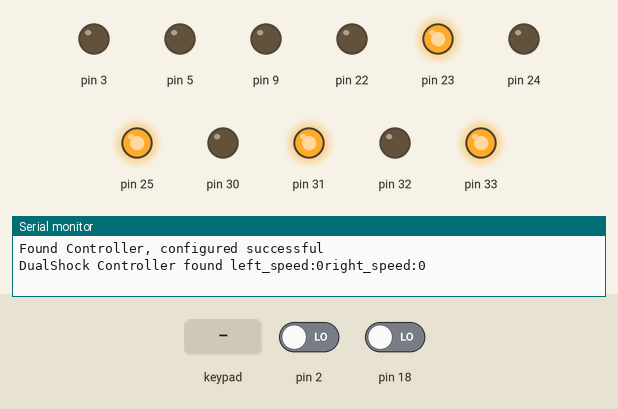
Bench run of a sketch on a simulated Arduino Mega 2560, built with avr-gcc and run on an emulated ATmega2560. Shown: output pins drawn as LEDs (lit = HIGH), the last lines printed to the serial monitor. The inputs (shaded band) are chosen by the test bench; at power-on: pin 2 LOW, pin 18 LOW. Pins used as bus, display or sensor lines are not drawn.

Above: at 1.5 s.
1.6 s: key 'U' pressed
At 1.81 s:
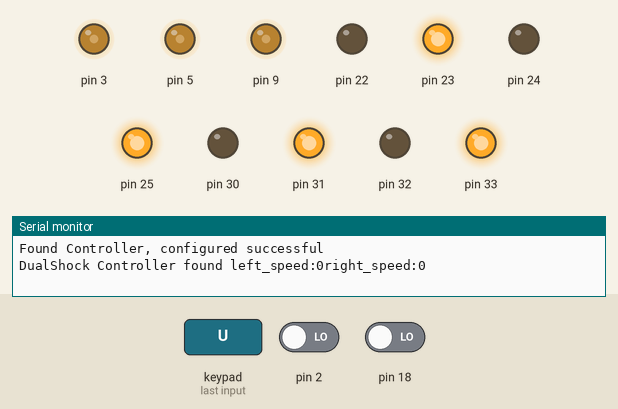
3.5 s: key 'D' pressed
At 3.73 s:
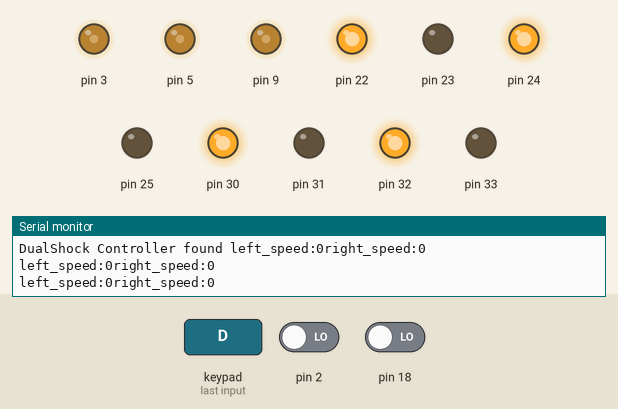
5.4 s: key 'L' pressed
At 5.64 s:
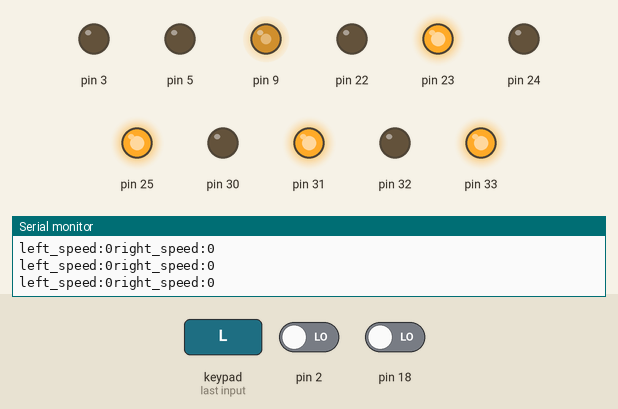
7.3 s: key 'R' pressed
At 7.51 s:
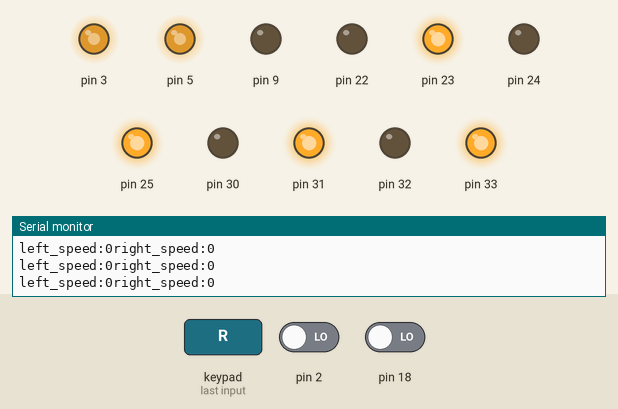
Timing chart, 0 to 10.2 s (numbered marks = the images above; inputs shaded):
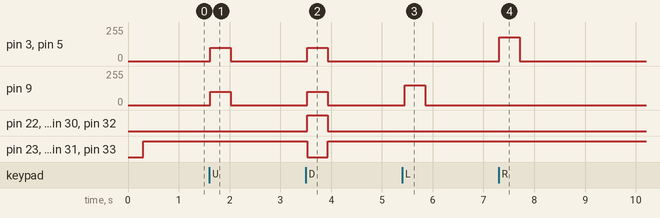

Measured:
- after the input at 1.6 s, pin 3, pin 5, pin 9: 0/255 → 100/255 at once, → 0/255 0.40 s later
- after the input at 3.5 s, pin 3, pin 5, pin 9: 0/255 → 100/255 at once, → 0/255 0.40 s later; pin 22, pin 24, pin 30, pin 32: LOW → HIGH at once, → LOW 0.40 s later; pin 23, pin 25, pin 31, pin 33: HIGH → LOW at once, → HIGH 0.40 s later
- after the input at 5.4 s, pin 9: 0/255 → 150/255 after 0.05 s, → 0/255 0.40 s later
- after the input at 7.3 s, pin 3, pin 5: 0/255 → 180/255 at once, → 0/255 0.40 s later

The sketch:

motor.ino
```cpp
#include "define.h"
#include <Timer.h>
#include <PS2X_lib.h>
#include <SPI.h>
#include <Mirf.h>
#include <nRF24L01.h>
#include <MirfHardwareSpiDriver.h>
Timer t;
PS2X ps2x; // create PS2 Controller Class
int error = 0;
byte type = 0;
byte vibrate = 0;
void init_data()
{
    last_left_counter = 0;
    left_counter = 0;
    last_right_counter = 0;
    right_counter = 0;
}
void report_speed(unsigned char left_speed,unsigned char right_speed)
{

    unsigned char length;
    unsigned char check_sum;
    check_sum = 0;

    while(handle_request==1)
    {
        delay(10);
    }

    handle_request=1;
    unsigned char id = 0x19 | 0x80;

    Serial.write(id);
    check_sum = check_sum ^ id;
    length =3;
    Serial.write(length);
    check_sum = check_sum ^ length;
    request_buffer[0]= left_speed;
    request_buffer[1]= right_speed;
    for(unsigned char i=0;i<length-1;i++)
    {
        Serial.write(request_buffer[i]);
        check_sum =check_sum ^ request_buffer[i];
        request_buffer[i]='\0';
    }
    Serial.write(check_sum);

    handle_request = 0;
}
void init_gpio()
{
    pinMode(3,OUTPUT);
    pinMode(22,OUTPUT);
    pinMode(23,OUTPUT);

    pinMode(5,OUTPUT);
    pinMode(24,OUTPUT);
    pinMode(25,OUTPUT);

    pinMode(8,OUTPUT);
    pinMode(33,OUTPUT);
    pinMode(32,OUTPUT);

    pinMode(9,OUTPUT);
    pinMode(30,OUTPUT);
    pinMode(31,OUTPUT);

}

static int last_left1_is_forward = -1;
static int last_right1_is_forward = -1;
static int last_left2_is_forward = -1;
static int last_right2_is_forward = -1;
void set_speed( unsigned char left1_is_forward,unsigned char l1_speed,unsigned char left2_is_forward,unsigned char l2_speed,unsigned char right1_is_forward,unsigned char r1_speed,unsigned char right2_is_forward,unsigned char r2_speed)
{
    if(l1_speed < 0 ||l1_speed > 255 || r1_speed < 0 || r1_speed > 255 ) return;
    if(l2_speed < 0 ||l2_speed > 255 || r2_speed < 0 || r2_speed > 255 ) return;
    init_data();
    if(left1_is_forward == 0)//反转
    {
        if(last_left1_is_forward!=0)
        {


            digitalWrite(24,HIGH);
            digitalWrite(25,LOW);
        }
        last_left1_is_forward = 0;

        analogWrite(5, l1_speed);
    }
    else
    {
        if(last_left1_is_forward!=1)
        {

            digitalWrite(25,HIGH);
            digitalWrite(24,LOW);
        }
        last_left1_is_forward = 1;

        analogWrite(5, l1_speed);
    }
    if(left2_is_forward == 0)//反转
    {
        if(last_left2_is_forward!=0)
        {

            digitalWrite(22,HIGH);
            digitalWrite(23,LOW);

        }
        last_left2_is_forward = 0;

        analogWrite(3, l2_speed);
    }
    else
    {
        if(last_left2_is_forward!=1)
        {

            digitalWrite(23,HIGH);
            digitalWrite(22,LOW);
        }
        last_left2_is_forward = 1;

        analogWrite(3, l2_speed);
    }
    if(right1_is_forward ==0)
    {
        if(last_right1_is_forward!=0)
        {


            digitalWrite(32,HIGH);
            digitalWrite(33,LOW);
        }
        last_right1_is_forward = 0;
        analogWrite(8, r1_speed);
    }
    else
    {
        if(last_right1_is_forward!=1)
        {

            digitalWrite(33,HIGH);
            digitalWrite(32,LOW);
        }
        last_right1_is_forward = 1;
        analogWrite(8, r1_speed);
    }
    if(right2_is_forward ==0)
    {
        if(last_right2_is_forward!=0)
        {
            digitalWrite(30,HIGH);
            digitalWrite(31,LOW);

        }
        last_right2_is_forward = 0;
        analogWrite(9, r2_speed);
    }
    else
    {
        if(last_right2_is_forward!=1)
        {
            digitalWrite(31,HIGH);
            digitalWrite(30,LOW);

        }
        last_right2_is_forward = 1;
        analogWrite(9, r2_speed);
    }

}
void start_move(int wheel,bool is_forward)
{
    switch(wheel)
    {
        case WHEEL_L:
            if(is_forward)
            {
                digitalWrite(24,HIGH);
                digitalWrite(25,LOW);
            }
            else
            {
                digitalWrite(25,HIGH);
                digitalWrite(24,LOW);

            }
            break;
        case WHEEL_R:
            if(is_forward)
            {
                digitalWrite(22,HIGH);
                digitalWrite(23,LOW);
            }
            else
            {
                digitalWrite(23,HIGH);
                digitalWrite(22,LOW);

            }
            break;
        default:
            break;
    }
}
void stop_move(int wheel)
{
    switch(wheel)
    {
        case WHEEL_L:
            digitalWrite(24,LOW);
            digitalWrite(25,LOW);
            break;
        case WHEEL_R:
            digitalWrite(22,LOW);
            digitalWrite(23,LOW);
            break;
        default:
            break;
    }

}
float temp_left_time,temp_right_time;
float last_left_time,last_right_time;
float last_time1;
void counter_timeout()//定时器中断处理函数
{
    float kk = micros()-last_time1;
    last_time1 = micros();
    float aa;
    double left_speed;
    double right_speed;
    double test,test1;
    {
        aa = last_time1- last_left_time;
        //int test;
        if(right_counter == 0 ) test = 0;
        else
            test = (kk+aa) /(temp_left_time );

        //if(test-40 > 2 &&test-40<20) left_pwm = left_pwm-(test-40)*0.4;
        //else if(40-test>2 && 40-test < 20) left_pwm = left_pwm +(40-test)*0.4;
        //left_speed = test*3.14*0.07*(1000/timer_interval)/20;
        Serial.print("left_speed:");
        Serial.print(left_counter);
        Serial.print("right_speed:");
        Serial.print(right_counter);
        //下面是另一种测速方法，temp_left_time是两次脉冲的间隔
        /*
           double left_speed1 = 1000000*3.14*0.07/(temp_left_time *20);
           Serial.print("temp_speed:");
           Serial.println(left_speed1);
         */
    }

    Serial.println();

    //init_data();


}

/*
   void serialEvent() {
   while (Serial.available()) {
// get the new byte:
unsigned char data = Serial.read();
if(msg_count == 0)
{
if (data == 0xFE)	//Start Byte check
{
msg_count++;
}else
{
ptr = 0;
msg_count = 0;
check_sum = 0;
}
}else if(msg_count == 1)
{

msg_id = data;
check_sum = msg_id;
msg_count++;
}else if (msg_count == 2)
{
msg_length = data;
check_sum = check_sum^msg_length;
msg_count++;
}else
{
if(msg_count > RECV_BUFFER_SIZE)	//Dump message due to error
{
ptr = 0;
msg_count = 0;
check_sum = 0;
}else if(msg_count == msg_length+2)
{

if(data != check_sum)
{
ptr = 0;
msg_count = 0;
check_sum = 0;
}
else
{
recv_buffer[ptr++]=data;
msg_count++;
}

}
else if(msg_count == msg_length+3)
{
if(data == 0xFF)	//End Byte check
{
ptr = 0;
msg_count = 0;
check_sum = 0;
uart_new_msg = 1;
}
else    //Dump message due to error
{
ptr = 0;
msg_count = 0;
check_sum = 0;
//msg_error = 1;
}
}else
{
recv_buffer[ptr++]=data;
msg_count++;
check_sum = check_sum^data;
}
}
}
}
*/
const int TrigPin = A0;
const int EchoPin = 8;
float cm;
bool up_pressed = false;
bool down_pressed = false;
bool left_pressed = false;
bool right_pressed = false;


void onChange()
{
    //Serial.println("Found Controller, configured successful ");
    right_counter+=1;
    temp_right_time = micros()-last_right_time;
    last_right_time = micros();
}

void onChange1()
{
    //Serial.println("Found Controller, configured successful ");
    left_counter+=1;
    temp_left_time = micros()-last_left_time;
    last_left_time = micros();
}
void setup() {
    // put your setup code here, to run once:
    int tickEvent = t.every(1000, counter_timeout);
    Serial.begin(9600);
    while(Serial.read()>= 0){}
    init_gpio();
    // init_rf_receiver();

    //init radar speed mode
    pinMode(TrigPin,OUTPUT);//Trig
    pinMode(EchoPin,INPUT);//Echo
    attachInterrupt( 0, onChange, CHANGE);
    attachInterrupt( 5, onChange1, CHANGE);

    //setup PS2
    delay(300);
    error = ps2x.config_gamepad(PS2_CLK, PS2_CMD, PS2_SEL, PS2_DAT, pressures, rumble);

    if(error == 0){
        Serial.println("Found Controller, configured successful ");
    }
    else if(error == 1)
        Serial.println("No controller found, check wiring, see readme.txt to enable debug. visit www.billporter.info for troubleshooting tips");

    else if(error == 2)
        Serial.println("Controller found but not accepting commands. see readme.txt to enable debug. Visit www.billporter.info for troubleshooting tips");

    else if(error == 3)
        Serial.println("Controller refusing to enter Pressures mode, may not support it. ");

    //  Serial.print(ps2x.Analog(1), HEX);

    type = ps2x.readType();
    switch(type) {
        case 0:
            Serial.print("Unknown Controller type found ");
            break;
        case 1:
            Serial.print("DualShock Controller found ");
            break;
        case 2:
            Serial.print("GuitarHero Controller found ");
            break;
        case 3:
            Serial.print("Wireless Sony DualShock Controller found ");
            break;
    }
}


void loop() {
    // put your main code here, to run repeatedly:

    t.update();
    /*
       int left_value = digitalRead(12);
       if(left_value!=last_left_state)
       {
       left_counter+=1;
       }
       last_left_state = left_value;
       int right_value = digitalRead(13);
       if(right_value!=last_right_state)
       {
       right_counter+=1;
       }
       last_right_state = right_value;

       if(uart_new_msg)
       {
       message_decoder();
       for (unsigned int i=0;i<RECV_BUFFER_SIZE;i++)
       {
       recv_buffer[i]=0;
       }
       }
     */
    /*
       if(Mirf.dataReady())
       {  //当接收到程序，便从串口输出接收到的数据
       Mirf.getData((byte *) &rf_value);
       process_rf_command(rf_value);
       Serial.print("Got data: ");
       Serial.println(rf_value);
       }
     */
    /*
       digitalWrite(TrigPin, LOW); //低高低电平发一个短时间脉冲去TrigPin
       delayMicroseconds(2);       // delayMicroseconds在更小的时间内延时准确
       digitalWrite(TrigPin, HIGH);
       delayMicroseconds(10);
       digitalWrite(TrigPin, LOW); //通过这里控制超声波的发射

       cm = pulseIn(EchoPin, HIGH) / 58.0; //将回波时间换算成cm
       cm = (int(cm * 100.0)) / 100.0; //保留两位小数
       if(cm < 20.0 && cm > 0.0)
       {
       if(rf_value !=2)//如果距离小于20cm，且不是后退命令，则停止小车前进
       process_rf_command(0);
       }
     */
    /*
       Serial.print("Distance:");
       Serial.print(cm);
       Serial.print("cm");
       Serial.println();
     */
    if(error == 1) //skip loop if no controller found
        return;
    if(type == 2){ //Guitar Hero Controller

    }
    else { //DualShock Controller
        ps2x.read_gamepad(false, vibrate); //read controller and set large motor to spin at 'vibrate' speed

        if(ps2x.Button(PSB_START))         //will be TRUE as long as button is pressed
            Serial.println("Start is being held");
        if(ps2x.Button(PSB_SELECT))
            Serial.println("Select is being held");

        if(ps2x.Button(PSB_PAD_UP)) {      //will be TRUE as long as button is pressed
            //Serial.print("Up held this hard: ");
            //Serial.println(ps2x.Analog(PSAB_PAD_UP), DEC);
            process_rf_command(1);
            up_pressed = true;
        }
        if(ps2x.Button(PSB_PAD_RIGHT)){
            //Serial.print("Right held this hard: ");
            //Serial.println(ps2x.Analog(PSAB_PAD_RIGHT), DEC);
            //set_speed(1,left_pwm,0,right_pwm);
            process_rf_command(4);
            right_pressed = true;
        }
        if(ps2x.Button(PSB_PAD_LEFT)){
            //Serial.print("LEFT held this hard: ");
            //Serial.println(ps2x.Analog(PSAB_PAD_LEFT), DEC);
            process_rf_command(3);
            left_pressed = true;
        }
        if(ps2x.Button(PSB_PAD_DOWN)){
            //Serial.print("DOWN held this hard: ");
            //Serial.println(ps2x.Analog(PSAB_PAD_DOWN), DEC);
            process_rf_command(2);
            down_pressed = true;
        }
        if(!up_pressed && !down_pressed &&!left_pressed&&!right_pressed)
            //set_speed(1,0,1,0);
            process_rf_command(0);
        vibrate = ps2x.Analog(PSAB_CROSS);  //this will set the large motor vibrate speed based on how hard you press the blue (X) button
        if (ps2x.NewButtonState()) {        //will be TRUE if any button changes state (on to off, or off to on)
            if(ps2x.Button(PSB_L3))
                Serial.println("L3 pressed");
            if(ps2x.Button(PSB_R3))
                Serial.println("R3 pressed");
            if(ps2x.Button(PSB_L2))
                Serial.println("L2 pressed");
            if(ps2x.Button(PSB_R2))
                Serial.println("R2 pressed");
            if(ps2x.Button(PSB_TRIANGLE))
                Serial.println("Triangle pressed");
        }

        if(ps2x.ButtonPressed(PSB_CIRCLE))               //will be TRUE if button was JUST pressed
            Serial.println("Circle just pressed");
        if(ps2x.NewButtonState(PSB_CROSS))               //will be TRUE if button was JUST pressed OR released
            Serial.println("X just changed");
        if(ps2x.ButtonReleased(PSB_SQUARE))              //will be TRUE if button was JUST released
            Serial.println("Square just released");

        if(ps2x.Button(PSB_L1) || ps2x.Button(PSB_R1)) { //print stick values if either is TRUE
            Serial.print("Stick Values:");
            Serial.print(ps2x.Analog(PSS_LY), DEC); //Left stick, Y axis. Other options: LX, RY, RX
            Serial.print(",");
            Serial.print(ps2x.Analog(PSS_LX), DEC);
            Serial.print(",");
            Serial.print(ps2x.Analog(PSS_RY), DEC);
            Serial.print(",");
            Serial.println(ps2x.Analog(PSS_RX), DEC);
        }
        up_pressed = false;
        down_pressed = false;
        left_pressed = false;
        right_pressed = false;
    }
    delay(50);

}
```

define.h
```cpp
#ifndef __GLOBAL_DEFINE__
#define __GLOBAL_DEFINE__
int last_left_state =0;//保存上一次左侧引脚数据
int last_right_state = 0;//保存上一次右侧引脚数据
int left_counter = 0;//左侧测速计数器
int last_left_counter = 0;//上一次左侧测速计数器
int right_counter = 0;//右侧测速计数器
int last_right_counter = 0;//上一次右侧测速计数器
int handle_request = 0;
#define RECV_BUFFER_SIZE	40
#define SEND_MESSAGE_SIZE	10
#define WHEEL_L 0
#define WHEEL_R 1

#define START_MOVE 0x01
#define STOP_MOVE 0x02
#define SET_SPEED 0x03
#define GET_SPEED 0x04
unsigned char recv_buffer[RECV_BUFFER_SIZE];
unsigned char request_buffer[SEND_MESSAGE_SIZE];
unsigned int msg_length=0;
unsigned char msg_id=0;
unsigned char msg_new=0;
unsigned int msg_count=0;
unsigned char ptr=0;
unsigned char check_sum=0;
unsigned char uart_new_msg=0;
 int rf_value=0;

  #define PS2_DAT       52 // 13  //14
#define PS2_CMD        51 //11  //15
#define PS2_SEL        53 //10  //16
#define PS2_CLK        50 //12  //17
//#define pressures   true
#define pressures   false
//#define rumble      true
#define rumble      false
#endif
```

message_decoder.ino
```cpp
#include "define.h"
void message_decoder(void)
{
	int volume;
	switch (msg_id)
	{


		//start move
		case 0x01:
		if (msg_length == 1 )
		{
     //Serial.println("START MOVE");
      start_move(WHEEL_L,true);

       start_move(WHEEL_R,true);
       //set_speed(1,128,1,128);
		}
		break;
    //stop move
    case 0x02:
    if(msg_length == 1)
    {
      //Serial.println("STOP MOVE");
      stop_move(WHEEL_L);
      stop_move(WHEEL_R);
    }
    break;
    //set speed
    case 0x03:

     // set_speed(recv_buffer[0],recv_buffer[1],recv_buffer[2],recv_buffer[3]);

    // while(Serial.read()>= 0){}
     //       Serial.println("SET SPEED");
    //  Serial.println(recv_buffer[0]);
    //  Serial.println(recv_buffer[1]);

    break;
    //get speed
    case 0x04:
    //Serial.println("GET SPEED");
    break;


	}
	uart_new_msg = 0;
}
```

rf_func.ino
```cpp
#include <SPI.h>
#include <Mirf.h>
#include <nRF24L01.h>
#include <MirfHardwareSpiDriver.h>
#include "define.h"
 void init_rf_receiver()
{
  //Serial.begin(9600);
  Mirf.spi = &MirfHardwareSpi;
  Mirf.cePin = 48;
  Mirf.csnPin = 53;
  Mirf.init();

  Mirf.setRADDR((byte *)"FGHIJ"); //设置自己的地址（接收端地址），使用5个字符
  Mirf.payload = sizeof(rf_value);
  Mirf.channel = 90;   //设置使用的信道
  Mirf.config();
  //Serial.println("Listening...");  //开始监听接收到的数据
}


void process_rf_command(int value)
{
  if(value == 0)
  {
        set_speed(1,0,1,0,1,0,1,0);
    }
  else if(value == 1)// 前进
  {
      //set_speed(1,70,1,64);
      set_speed(1,100,1,100,1,100,1,100);
    }
    else if(value == 2)//back
    {
      set_speed(0,100,0,100,0,100,0,100);
      }
      else if(value == 3)//left
      {
        //set_speed(1,155,1,155,0,155,0,155);
        set_speed(1,0,1,0,1,150,1,150);
        }
        else if(value == 4)//right
        {
          //set_speed(0,155,0,155,1,155,1,155);
          set_speed(1,180,1,180,1,0,1,0);
          }

   else if(value == 5) //left straight
   {
    set_speed(0,80,1,80,1,80,0,80);
    }
   else if(value == 6) //right straight
   {
    set_speed(1,80,0,80,0,80,1,80);
    }
}
```
